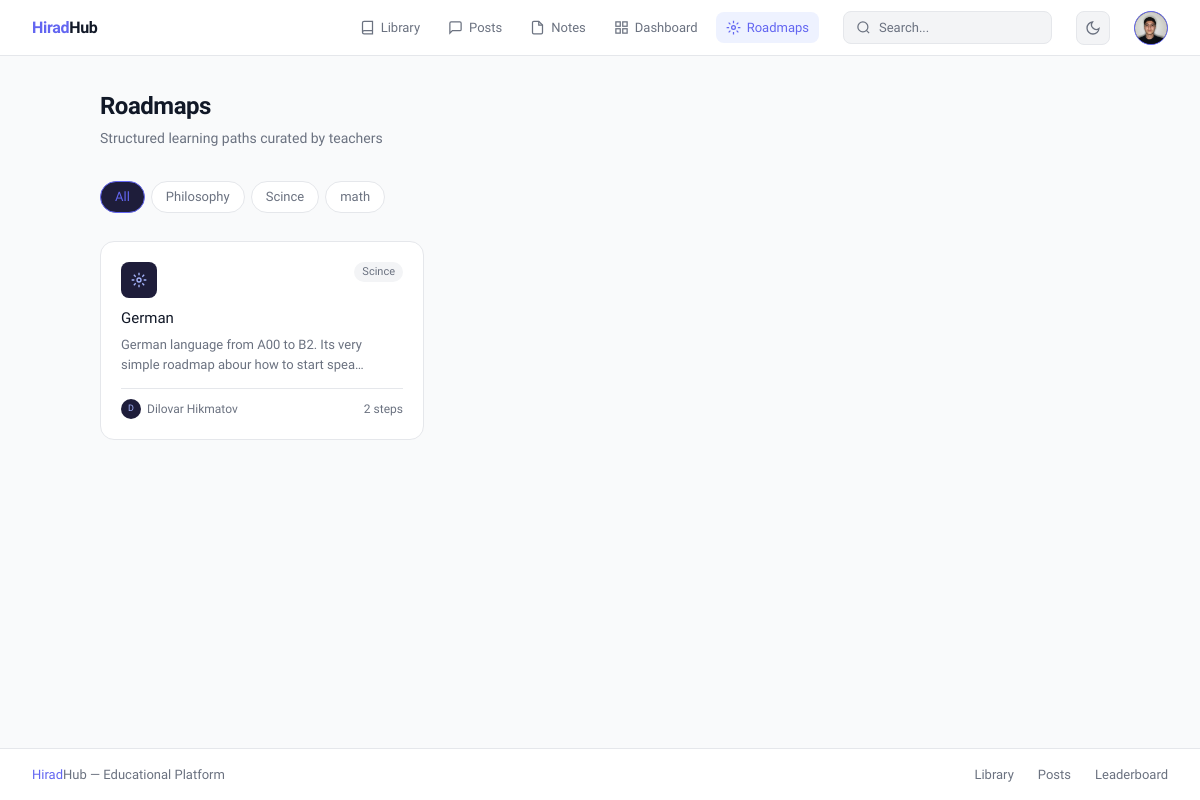
The app's page /roadmap/ (signed in), older data.
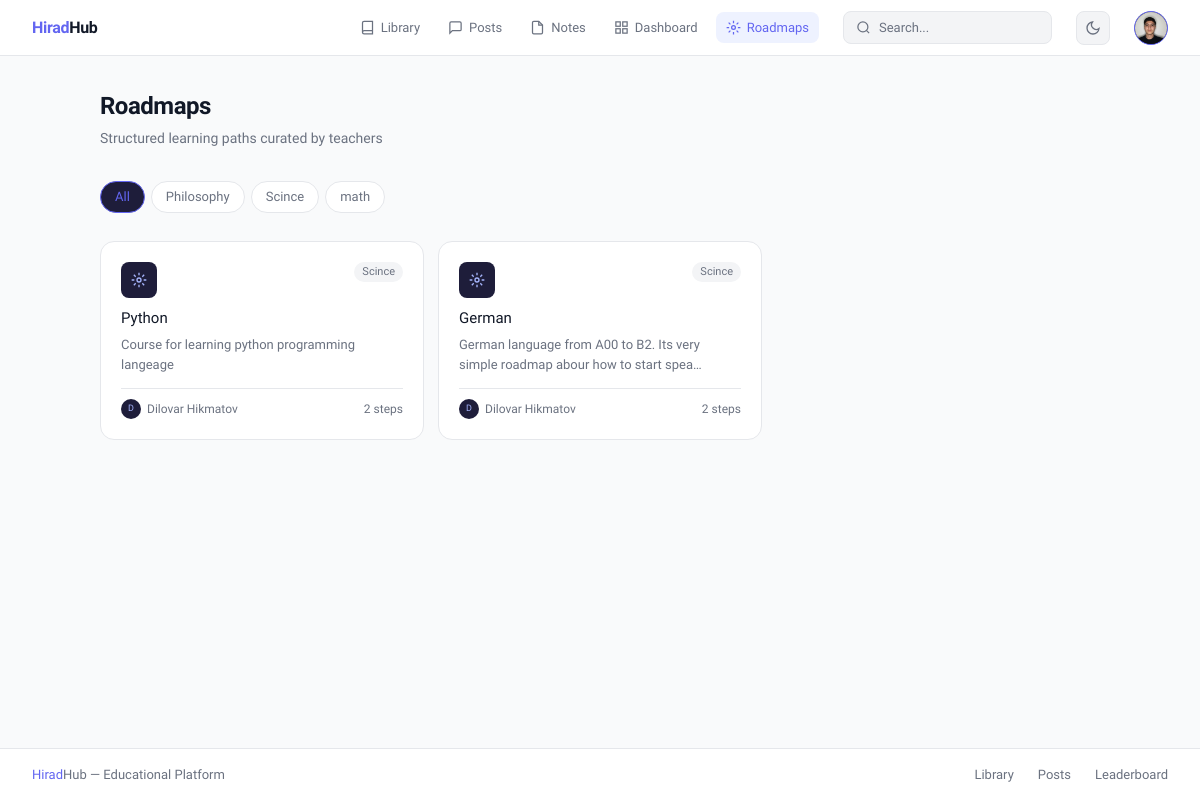
The same page, newer data.
### library/models.py (models this page shows, shortened)
class Topic(models.Model):
    name = models.CharField(max_length=122, unique=True)
    slug = models.SlugField(unique=True)

### roadmap/models.py (models this page shows, shortened)
class Roadmap(models.Model):
    title = models.CharField(max_length=255)
    topic = models.ForeignKey(Topic, on_delete=models.SET_NULL, null=True)
    creator = models.ForeignKey(settings.AUTH_USER_MODEL, on_delete=models.CASCADE)
    is_public = models.BooleanField(default=True)
    created_at = models.DateTimeField(auto_now_add=True)
    description = models.TextField(blank=True)
    class Meta:
        indexes = [
            models.Index(fields=['topic']),
            models.Index(fields=['is_public']),
        ]

### user/models.py (models this page shows, shortened)
class CustomUser(AbstractUser):
    phone_regex = RegexValidator(
        regex=r'^\+?1?\d{9,15}$',
        message="Phone number must be entered in the format: '+999999999'. Up to 15 digits allowed."
    )
    email = models.EmailField(unique=True, db_index=True)
    first_name = models.CharField(max_length=30, blank=True)
    last_name = models.CharField(max_length=30, blank=True)
    phone_number = models.CharField(max_length=15, blank=True, validators=[phone_regex])
    profile_picture = models.ImageField(upload_to='profile_pictures/', blank=True, null=True)
    bio = models.TextField(blank=True)
    is_email_verified = models.BooleanField(default=False)
    is_verified = models.BooleanField(default=False)
    role = models.CharField(max_length=20, default='student',
    choices=[('student', 'Student'), ('teacher', 'Teacher'), ('director', 'Director'), ('admin', 'Admin'  )])
    username = models.CharField(max_length=150, unique=True)
    groups = models.ManyToManyField(
        'auth.Group',
        verbose_name='groups',
        blank=True,
        help_text='The groups this user belongs to.',
        related_name='customuser_set',
        related_query_name='user',
    )
    score = models.PositiveIntegerField(default=0, db_index=True)
    level = models.PositiveIntegerField(default=1)
    title = models.CharField(max_length=50, blank=True, default='Newcomer')
    user_permissions = models.ManyToManyField(
        'auth.Permission',
        verbose_name='user permissions',
        blank=True,
        help_text='Specific permissions for this user.',
        related_name='customuser_set',
        related_query_name='user',
    )
    class Meta:
        verbose_name = 'User'
        verbose_name_plural = 'Users'

### roadmap/views.py (the view)
# urls.py: path('', views.roadmap_list, name='list'),
def roadmap_list(request):
    topic_slug = request.GET.get('topic')
    roadmaps = Roadmap.objects.filter(is_public=True).select_related('topic', 'creator').prefetch_related('steps')
    if topic_slug:
        roadmaps = roadmaps.filter(topic__slug=topic_slug)
    roadmaps = roadmaps.order_by('-created_at')
    topics = Topic.objects.all()
    return render(request, 'roadmap/list.html',
                  {'roadmaps': roadmaps,
                   'topics': topics,
                   })

### templates/roadmap/list.html (shortened to what this page needs)
{% extends 'base.html' %}
{% block nav_roadmap %}active{% endblock %}
{% block content %}
<div style="max-width:1000px; margin:0 auto;">
  <div style="display:flex; align-items:flex-start; justify-content:space-between; margin-bottom:2rem; flex-wrap:wrap; gap:12px;">
    <div>
      <h1 style="font-size:24px; font-weight:600; color:var(--text); letter-spacing:-0.02em;">Roadmaps</h1>
      <p style="font-size:14px; color:var(--muted); margin-top:4px;">Structured learning paths curated by teachers</p>
    </div>
  </div>
  {% if topics %}
  <div style="display:flex; flex-wrap:wrap; gap:6px; margin-bottom:1.75rem;">
    <a href="{% url 'roadmap:list' %}" style="font-size:13px; padding:5px 14px; border-radius:20px; border:0.5px solid {% if not request.GET.topic %}var(--accent){% else %}var(--border){% endif %}; color:{% if not request.GET.topic %}var(--accent){% else %}var(--muted){% endif %}; background:{% if not request.GET.topic %}#1e1d3a{% else %}var(--surface){% endif %}; text-decoration:none;">All</a>
    {% for topic in topics %}
      <a href="?topic={{ topic.slug }}" style="font-size:13px; padding:5px 14px; border-radius:20px; border:0.5px solid {% if request.GET.topic == topic.slug %}var(--accent){% else %}var(--border){% endif %}; color:{% if request.GET.topic == topic.slug %}var(--accent){% else %}var(--muted){% endif %}; background:{% if request.GET.topic == topic.slug %}#1e1d3a{% else %}var(--surface){% endif %}; text-decoration:none;">{{ topic.name }}</a>
    {% endfor %}
  </div>
  {% endif %}
  {% if roadmaps %}
  <div class="roadmap-grid">
    {% for roadmap in roadmaps %}
    <a href="{% url 'roadmap:detail' roadmap.pk %}" class="roadmap-card">
      <div style="display:flex; align-items:flex-start; justify-content:space-between; margin-bottom:10px;">
        <div style="width:36px; height:36px; background:#1e1d3a; border-radius:8px; display:flex; align-items:center; justify-content:center; flex-shrink:0;">
          <svg width="16" height="16" viewBox="0 0 24 24" fill="none" stroke="#a5b4fc" stroke-width="2"><circle cx="12" cy="12" r="3"/><path d="M12 1v4M12 19v4M4.22 4.22l2.83 2.83M16.95 16.95l2.83 2.83M1 12h4M19 12h4M4.22 19.78l2.83-2.83M16.95 7.05l2.83-2.83"/></svg>
        </div>
        {% if roadmap.topic %}
          <span style="font-size:11px; padding:2px 8px; background:var(--surface2); color:var(--muted); border-radius:20px;">{{ roadmap.topic.name }}</span>
        {% endif %}
      </div>
      <p style="font-size:15px; font-weight:500; color:var(--text); margin-bottom:6px; line-height:1.4;">{{ roadmap.title }}</p>
      {% if roadmap.description %}
        <p style="font-size:13px; color:var(--muted); line-height:1.6; margin-bottom:12px;">{{ roadmap.description|truncatechars:80 }}</p>
      {% endif %}
      <div style="display:flex; align-items:center; justify-content:space-between; padding-top:10px; border-top:0.5px solid var(--border);">
        <div style="display:flex; align-items:center; gap:6px;">
          <div style="width:20px; height:20px; border-radius:50%; background:#1e1d3a; display:flex; align-items:center; justify-content:center; font-size:9px; color:#a5b4fc;">{{ roadmap.creator.username|first|upper }}</div>
          <span style="font-size:12px; color:var(--muted);">{{ roadmap.creator.get_full_name|default:roadmap.creator.username }}</span>
        </div>
        <span style="font-size:12px; color:var(--muted);">{{ roadmap.steps.count }} steps</span>
      </div>
    </a>
    {% endfor %}
  </div>
  {% endif %}
</div>
{% endblock %}

Row changes from the older to the newer data that the page shows:
added Roadmap: topic.name "Scince", title "Python", description "Course for learning python programming langeage", creator.username|first "D", creator.get_full_name "Dilovar Hikmatov", steps.count "2"
